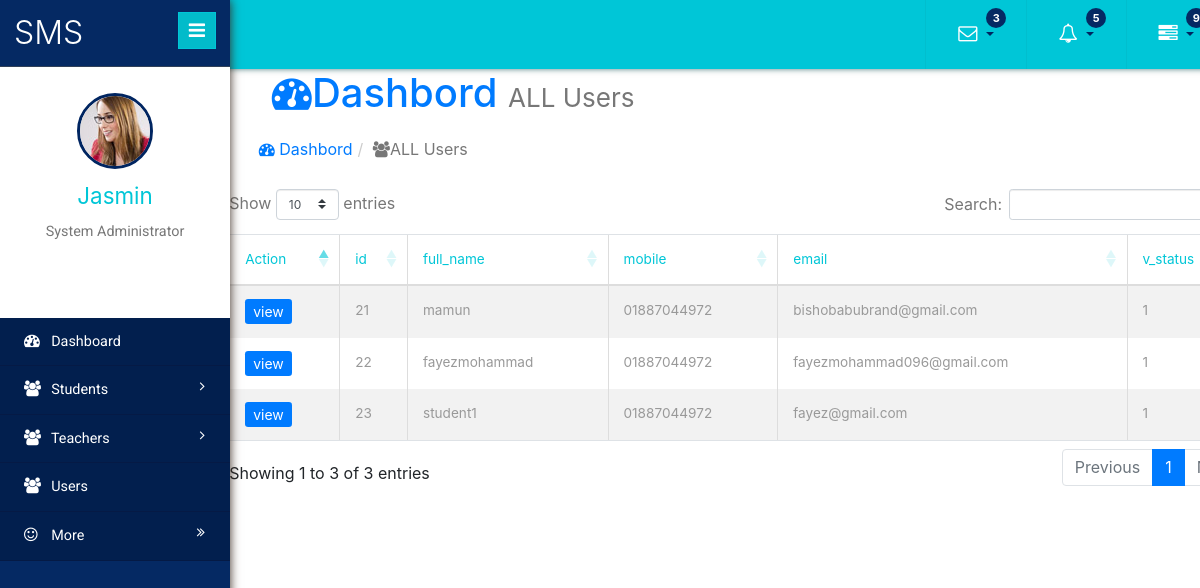
/admin/index.php?page=user (signed in), run on the app's committed database.
### tables this page shows
CREATE TABLE `reg_user` (
  `id` int(11) NOT NULL,
  `full_name` varchar(255) NOT NULL,
  `mobile` varchar(255) NOT NULL,
  `email` varchar(255) NOT NULL,
  `password` varchar(255) NOT NULL,
  `v_key` varchar(255) NOT NULL,
  `v_status` varchar(255) NOT NULL
);

### admin/user.php (the view)
<?php
    include ('database/connection.php');
   $sql = "SELECT * FROM reg_user";
   $query = mysqli_query($conn,$sql);
?>
<!DOCTYPE HTML>
<html>
<body>
   <div class="container">
      <div class="row">
         <div class="col">
<h1 class="text-primary">
        &nbsp &nbsp <i class="fa fa-dashboard"></i>Dashbord <small>ALL Users</small></h1>
          <ol class="breadcrumb">
            &nbsp &nbsp <li><a href="#"><i class="fa fa-dashboard"></i> Dashbord</a></li>
            <li class="active"><i class="fa fa-users"></i>ALL Users</li>
        </ol>
<div class="table-responsive">
   <table id="data_table" class="table table-bordered table-hover table-striped">
      <thead>
         <tr>
            <th>Action</th>
            <th>id</th>
            <th>full_name</th>
            <th>mobile</th>
            <th>email</th>
            <th>v_status</th>
      </tr>
      </thead>
      <tbody>
      <?php
         while ($result = mysqli_fetch_assoc($query)){?>
         <tr>
            <td>
               <a href="user_view.php?id=<?=$result['id'];?>" class="btn-primary btn-sm ">view</a>
            </td>
            <td><?=ucwords($result['id']);?></td>
            <td><?=$result['full_name'];?></td>
            <td><?=$result['mobile'];?></td>
            <td><?=$result['email'];?></td>
            <td><?=$result['v_status'];?></td>
         </tr>
         <?php
         }
         ?>
      </tbody>
   </table>
</div>
         </div>
      </div>
   </div>
</body>
</html>

### admin/index.php (shortened to what this page needs)
<!DOCTYPE HTML>
<html>
<head>
<link href="css/bootstrap.min.css" rel='stylesheet' type='text/css' />
<link href="css/style.css" rel='stylesheet' type='text/css' />
<link href="css/animate.css" rel='stylesheet' type='text/css' />
<link href="https://cdnjs.cloudflare.com/ajax/libs/twitter-bootstrap/4.1.3/css/bootstrap.css
" rel='stylesheet' type='text/css' />
<link href="https://cdn.datatables.net/1.10.19/css/dataTables.bootstrap4.min.css
" rel='stylesheet' type='text/css' />
<link href="css/font-awesome.css" rel="stylesheet">
<link rel="stylesheet" href="css/icon-font.min.css" type='text/css' />
</head>
<body>
   <div class="page-container">
	<div class="left-content">
	   <div class="inner-content">
			<div class="header-section">
						<div class="top_menu">
								<div class="profile_details_left">
							<li class="dropdown note">
											<a href="#" class="dropdown-toggle" data-toggle="dropdown" aria-expanded="false"><i class="fa fa-envelope-o"></i> <span class="badge">3</span></a>
										</li>
							<li class="dropdown note">
								<a href="#" class="dropdown-toggle" data-toggle="dropdown" aria-expanded="false"><i class="fa fa-bell-o"></i> <span class="badge">5</span></a>
							</li>
						<li class="dropdown note">
								<a href="#" class="dropdown-toggle" data-toggle="dropdown" aria-expanded="false"><i class="fa fa-tasks"></i> <span class="badge blue1">9</span></a>
							</li>
							</div>
							<div class="clearfix"></div>
						</div>
				</div>
	<div class="sidebar-menu">
		<header class="logo">
			<a href="#" class="sidebar-icon">
				<span class="fa fa-bars"></span>
			</a>
<a href="index.php">
	<span id="logo"> <h1>SMS</h1></span>
</a>
</header>
<div class="down">
	<a href="index.php"><img src="images/admin.jpg"></a>
	<a href="profile.php"><span class=" name-caret">Jasmin </span></a>
		<p>System Administrator</p>
<ul>
	<li><a class="tooltips" href="profile.php"><span>Profile</span><i class="lnr lnr-user"></i></a></li>
	<li><a class="tooltips" href="#"><span>Settings</span><i class="lnr lnr-cog"></i></a></li>
	<li><a class="tooltips" href="logout.php"><span>Log out</span><i class="lnr lnr-power-switch"></i></a></li>
</ul>
</div>
 <div class="menu">
	<ul id="menu" >
		<li><a href="index.php?page=dashboard"><i class="fa fa-tachometer"></i> <span>Dashboard</span></a>
		<li id="menu-academico" ><a href="index.php?page=all_students"><i class="fa fa-users"></i> <span> Students</span> <span class="fa fa-angle-right" style="float: right"></span></a>
			</li>
		<li id="menu-academico" ><a href="index.php?page=teachers"><i class="fa fa-users"></i> <span> Teachers</span> <span class="fa fa-angle-right" style="float: right"></span></a>
			</li>
			<li id="menu-academico" ><a href="index.php?page=user"><i class="fa fa-users"></i> <span> Users</span> <span  style="float: right"></span></a>
									<li id="menu-comunicacao" ><a href="#"><i class="fa fa-smile-o"></i> <span>More</span><span class="fa fa-angle-double-right" style="float: right"></span></a>
									</li>
								  </ul>
								</div>
							  </div>
							</div>
<?php
if(isset($_GET['page'])){
 $page= $_GET['page'].'.php';
}else{
	$page="dashboard.php";
}
if(file_exists($page)){
	require_once $page;
}else{
	require_once '404.php';
}
?>
</body>
</html>

### data on the page
reg_user: id "21", full_name "mamun", mobile "01887044972", email "bishobabubrand@gmail.com", v_status "1"
reg_user: id "22", full_name "fayezmohammad", mobile "01887044972", email "fayezmohammad096@gmail.com", v_status "1"
reg_user: id "23", full_name "student1", mobile "01887044972", email "fayez@gmail.com", v_status "1"
